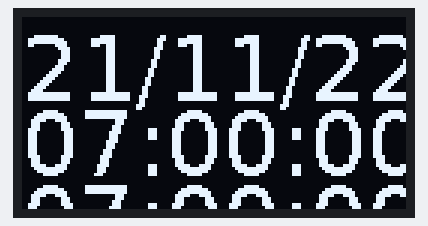
The program below on a simulated Raspberry Pi (BCM pin numbers). Parts: 128×64 one-colour display. At 0.1 s the program stops and its outputs stay as they are.

Above: at 0.2 s.

The program:

OLED.py
```python
import board
import digitalio
from PIL import Image, ImageDraw, ImageFont
import adafruit_ssd1306

# Setting some variables for our reset pin etc.
RESET_PIN = digitalio.DigitalInOut(board.D4)

# Very important... This lets py-gaugette 'know' what pins to use in order to reset the display
i2c = board.I2C()
oled = adafruit_ssd1306.SSD1306_I2C(128, 64, i2c, addr=0x3c, reset=RESET_PIN)

# Clear display.
oled.fill(0)
oled.show()

# Create blank image for drawing.
image = Image.new("1", (oled.width, oled.height))
draw = ImageDraw.Draw(image)

# Load a font in 2 different sizes.
font = ImageFont.truetype("/usr/share/fonts/truetype/dejavu/DejaVuSans.ttf", 30)

# Draw the text
draw.text((0, 0), "21/11/22", font=font, fill=255)
draw.text((0, 25), "07:00:00", font=font, fill=255)
draw.text((0, 50), "07:00:00", font=font, fill=255)

# Display image
oled.image(image)
oled.show()

# 21/11/22 07:00:00
```
